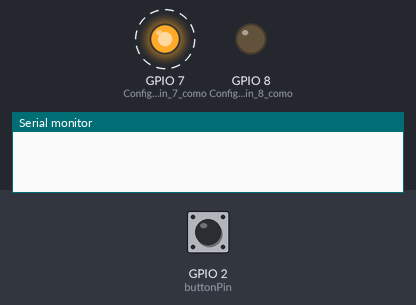
This program was run on a simulated ESP32-S3. Shown: output pins drawn as LEDs (lit = HIGH), the last lines printed to the serial monitor. Dashed ring = blinking. The test bench sets the inputs (shaded band); at power-on: GPIO 2 (buttonPin) HIGH.

Above: at 1.25 s.
1.3 s: GPIO 2 (buttonPin) pulled LOW for 0.15 s
At 1.7 s:
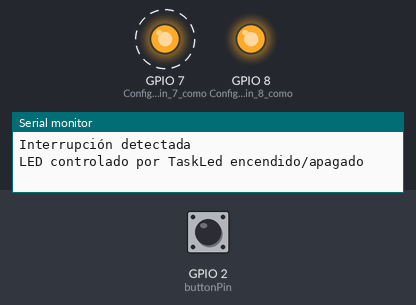
4.3 s: GPIO 2 (buttonPin) pulled LOW for 1 s
At 4.7 s:
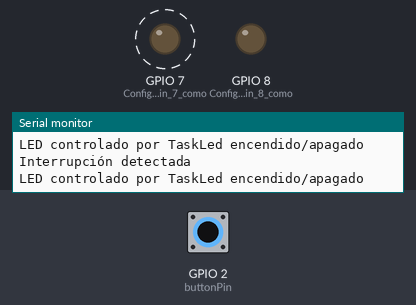
7.3 s: GPIO 2 (buttonPin) pulled LOW for 3.2 s
At 7.5 s:
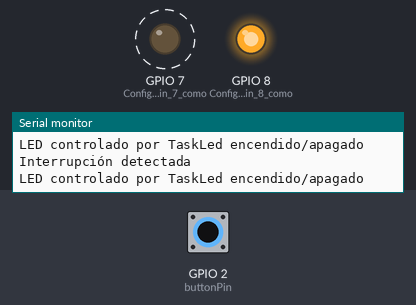
Timing chart, 0 to 18.0 s (numbered marks = the images above; inputs shaded):
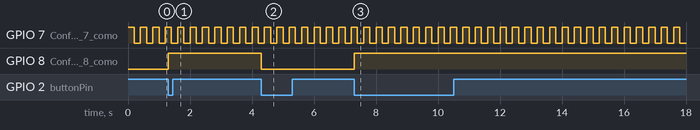

Measured:
- after the input at 1.3 s, GPIO 8 (Configurar_el_pin_8_como): LOW → HIGH at once
- after the input at 4.3 s, GPIO 8 (Configurar_el_pin_8_como): HIGH → LOW at once
- after the input at 7.3 s, GPIO 8 (Configurar_el_pin_8_como): LOW → HIGH at once
- by itself, GPIO 7 (Configurar_el_pin_7_como): alternates HIGH for 0.20 s and LOW for 0.20 s

The program:

main.cpp
```cpp
#include <Arduino.h>
#include <semphr.h>

SemaphoreHandle_t interruptSemaphore;

void TaskLed(void *pvParameters);
void TaskBlink(void *pvParameters);
void debounceInterrupt();

const int buttonPin = 2; // Pin del botón
const long debouncing_time = 150; // Tiempo de rebote del botón en milisegundos

void setup() {
  Serial.begin(115200); // Iniciar comunicación serial

  pinMode(buttonPin, INPUT_PULLUP); // Configurar el pin del botón como entrada con pull-up
  pinMode(8, OUTPUT); // Configurar el pin 8 como salida para el LED controlado por la tarea TaskLed
  pinMode(7, OUTPUT); // Configurar el pin 7 como salida para el LED parpadeante controlado por la tarea TaskBlink

  interruptSemaphore = xSemaphoreCreateBinary(); // Crear semáforo binario
  if (interruptSemaphore != NULL) {
    attachInterrupt(digitalPinToInterrupt(buttonPin), debounceInterrupt, FALLING); // Asociar la interrupción al botón
  }

  xTaskCreate(TaskLed,  "Led", 5000, NULL, 1, NULL); // Crear tarea para controlar el LED
  xTaskCreate(TaskBlink,  "LedBlink", 5000, NULL, 2, NULL); // Crear tarea para el LED parpadeante
}

void loop() {}

void interruptHandler() {
  xSemaphoreGiveFromISR(interruptSemaphore, NULL);
}

void TaskLed(void *pvParameters) {
  (void) pvParameters;
  for (;;) {
    if (xSemaphoreTake(interruptSemaphore, portMAX_DELAY) == pdPASS) {
      bool ledState = digitalRead(8);
      digitalWrite(8, !ledState); // Cambiar el estado del LED controlado por TaskLed
      Serial.println("LED controlado por TaskLed encendido/apagado");
    }
    vTaskDelay(200);
  }
}

void TaskBlink(void *pvParameters) {
  (void) pvParameters;
  for (;;) {
    digitalWrite(7, HIGH);
    vTaskDelay(200);
    digitalWrite(7, LOW);
    vTaskDelay(200);
  }
}

void debounceInterrupt() {
  static unsigned long last_interrupt_time = 0;
  unsigned long interrupt_time = millis();

  // Debouncing
  if (interrupt_time - last_interrupt_time > debouncing_time) {
    interruptHandler();
    Serial.println("Interrupción detectada");
    //delayMicroseconds(1000); // Incrementa el retardo aquí
  }
  last_interrupt_time = interrupt_time;
}
```
